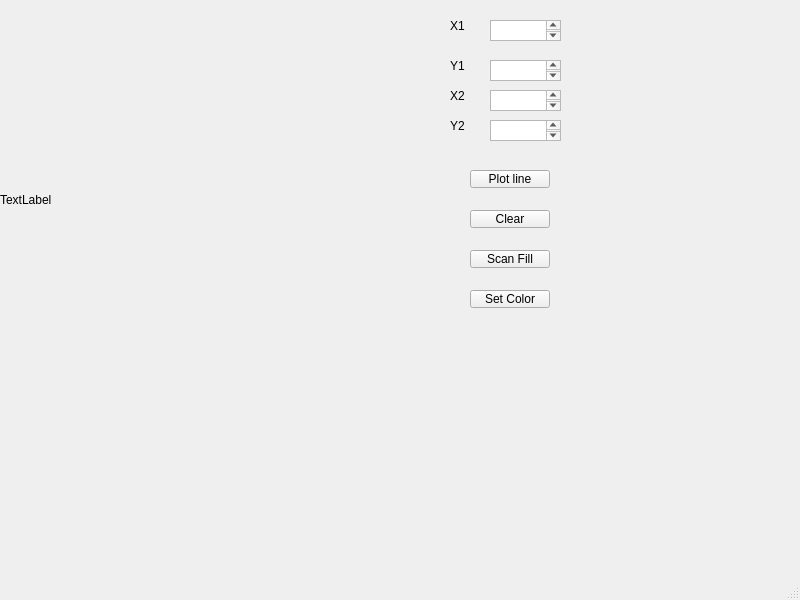
<?xml version="1.0" encoding="UTF-8"?>
<ui version="4.0">
 <class>MainWindow</class>
 <widget class="QMainWindow" name="MainWindow">
  <property name="geometry">
   <rect>
    <x>0</x>
    <y>0</y>
    <width>800</width>
    <height>600</height>
   </rect>
  </property>
  <property name="windowTitle">
   <string>MainWindow</string>
  </property>
  <widget class="QWidget" name="centralwidget">
   <widget class="QLabel" name="label">
    <property name="geometry">
     <rect>
      <x>0</x>
      <y>0</y>
      <width>400</width>
      <height>400</height>
     </rect>
    </property>
    <property name="text">
     <string>TextLabel</string>
    </property>
   </widget>
   <widget class="QPlainTextEdit" name="plainTextEdit">
    <property name="geometry">
     <rect>
      <x>490</x>
      <y>20</y>
      <width>71</width>
      <height>21</height>
     </rect>
    </property>
   </widget>
   <widget class="QPlainTextEdit" name="plainTextEdit_2">
    <property name="geometry">
     <rect>
      <x>490</x>
      <y>60</y>
      <width>71</width>
      <height>21</height>
     </rect>
    </property>
   </widget>
   <widget class="QPlainTextEdit" name="plainTextEdit_3">
    <property name="geometry">
     <rect>
      <x>490</x>
      <y>90</y>
      <width>71</width>
      <height>21</height>
     </rect>
    </property>
   </widget>
   <widget class="QPlainTextEdit" name="plainTextEdit_4">
    <property name="geometry">
     <rect>
      <x>490</x>
      <y>120</y>
      <width>71</width>
      <height>21</height>
     </rect>
    </property>
   </widget>
   <widget class="QLabel" name="label_2">
    <property name="geometry">
     <rect>
      <x>450</x>
      <y>20</y>
      <width>37</width>
      <height>12</height>
     </rect>
    </property>
    <property name="text">
     <string>X1</string>
    </property>
   </widget>
   <widget class="QLabel" name="label_3">
    <property name="geometry">
     <rect>
      <x>450</x>
      <y>60</y>
      <width>37</width>
      <height>12</height>
     </rect>
    </property>
    <property name="text">
     <string>Y1</string>
    </property>
   </widget>
   <widget class="QLabel" name="label_4">
    <property name="geometry">
     <rect>
      <x>450</x>
      <y>90</y>
      <width>37</width>
      <height>12</height>
     </rect>
    </property>
    <property name="text">
     <string>X2</string>
    </property>
   </widget>
   <widget class="QLabel" name="label_5">
    <property name="geometry">
     <rect>
      <x>450</x>
      <y>120</y>
      <width>37</width>
      <height>12</height>
     </rect>
    </property>
    <property name="text">
     <string>Y2</string>
    </property>
   </widget>
   <widget class="QPushButton" name="pushButton">
    <property name="geometry">
     <rect>
      <x>470</x>
      <y>170</y>
      <width>80</width>
      <height>18</height>
     </rect>
    </property>
    <property name="text">
     <string>Plot line</string>
    </property>
   </widget>
   <widget class="QPushButton" name="pushButton_2">
    <property name="geometry">
     <rect>
      <x>470</x>
      <y>210</y>
      <width>80</width>
      <height>18</height>
     </rect>
    </property>
    <property name="text">
     <string>Clear</string>
    </property>
   </widget>
   <widget class="QPushButton" name="pushButton_3">
    <property name="geometry">
     <rect>
      <x>470</x>
      <y>250</y>
      <width>80</width>
      <height>18</height>
     </rect>
    </property>
    <property name="text">
     <string>Scan Fill</string>
    </property>
   </widget>
   <widget class="QPushButton" name="pushButton_4">
    <property name="geometry">
     <rect>
      <x>470</x>
      <y>290</y>
      <width>80</width>
      <height>18</height>
     </rect>
    </property>
    <property name="text">
     <string>Set Color</string>
    </property>
   </widget>
  </widget>
  <widget class="QMenuBar" name="menubar">
   <property name="geometry">
    <rect>
     <x>0</x>
     <y>0</y>
     <width>800</width>
     <height>17</height>
    </rect>
   </property>
  </widget>
  <widget class="QStatusBar" name="statusbar"/>
 </widget>
 <resources/>
 <connections/>
</ui>
